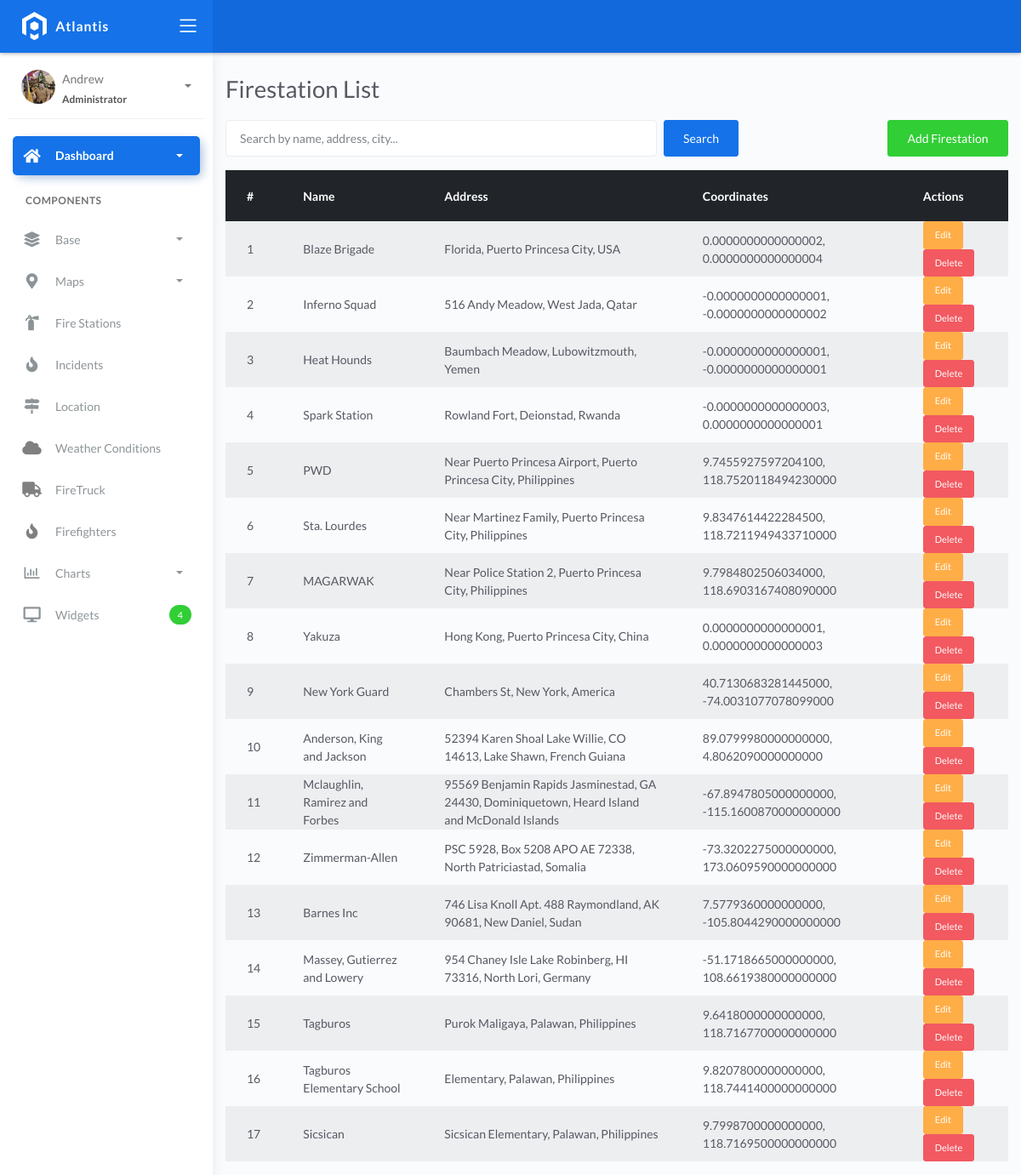
/firestation_list/, run on the app's committed database.
### fire/models.py (models this page shows, shortened)
class BaseModel(models.Model):
    created_at = models.DateTimeField(auto_now_add=True, db_index=True)
    updated_at = models.DateTimeField(auto_now=True)
    class Meta:
        abstract = True

class FireStation(BaseModel):
    name = models.CharField(max_length=150)
    latitude = models.DecimalField(
        max_digits=22, decimal_places=16, null=True, blank=True)
    longitude = models.DecimalField(
        max_digits=22, decimal_places=16, null=True, blank=True)
    address = models.CharField(max_length=150)
    city = models.CharField(max_length=150)  # can be in separate table
    country = models.CharField(max_length=150)  # can be in separate table

### fire/views.py (the view, shortened to what this page needs)
# urls.py: path('firestation_list/', firestationListView.as_view(), name='station-list'),
class firestationListView(ListView):
    model = FireStation
    template_name = 'firestation_list.html'
    context_object_name = 'Firestations'
    paginate_by = 25
    def get_queryset(self, *args, **kwargs):
        qs = super().get_queryset(*args, **kwargs)
        query = self.request.GET.get("q")
        return qs

### templates/firestation_list.html (shortened to what this page needs)
{% extends "base.html" %}
{% block content %}
    <div class="container mt-4">
        <h1 class="mb-3">Firestation List</h1>
        <div class="row mb-3">
            <div class="col-md-8">
                <form method="get" class="form-inline">
                    <input type="text" name="q" class="form-control mr-2 flex-grow-1" placeholder="Search by name, address, city..." value="{{ request.GET.q|default_if_none:'' }}">
                    <button type="submit" class="btn btn-primary">Search</button>
                </form>
            </div>
            <div class="col-md-4 text-md-right">
                <a href="{% url 'firestation-add' %}" class="btn btn-success">Add Firestation</a>
            </div>
        </div>
        <table class="table table-striped table-hover">
            <thead class="table-dark">
                <tr>
                    <th>#</th>
                    <th>Name</th>
                    <th>Address</th>
                    <th>Coordinates</th>
                    <th>Actions</th>
                </tr>
            </thead>
            <tbody>
                {% for firestation in Firestations %}
                    <tr>
                        <td>{{ forloop.counter }}</td>
                        <td>{{ firestation.name }}</td>
                        <td>{{ firestation.address }}, {{ firestation.city }}, {{ firestation.country }}</td>
                        <td>{{ firestation.latitude }}, {{ firestation.longitude }}</td>
                        <td>
                            <a href="{% url 'firestation-update' firestation.pk %}" class="btn btn-sm btn-warning">Edit</a>
                            <a href="{% url 'firestation-delete' firestation.pk %}" class="btn btn-sm btn-danger">Delete</a>
                        </td>
                    </tr>
                {% empty %}
                    <tr>
                        <td colspan="5" class="text-center">No firestations available.</td>
                    </tr>
                {% endfor %}
            </tbody>
        </table>
    </div>
{% endblock %}

### data on the page
FireStation: name "Blaze Brigade", address "Florida", city "Puerto Princesa City", country "USA", latitude "0.0000000000000002", longitude "0.0000000000000004"
FireStation: name "Inferno Squad", address "516 Andy Meadow", city "West Jada", country "Qatar", latitude "-0.0000000000000001", longitude "-0.0000000000000002"
FireStation: name "Heat Hounds", address "Baumbach Meadow", city "Lubowitzmouth", country "Yemen", latitude "-0.0000000000000001", longitude "-0.0000000000000001"
FireStation: name "Spark Station", address "Rowland Fort", city "Deionstad", country "Rwanda", latitude "-0.0000000000000003", longitude "0.0000000000000001"
FireStation: name "PWD", address "Near Puerto Princesa Airport", city "Puerto Princesa City", country "Philippines", latitude "9.7455927597204100", longitude "118.7520118494230000"
FireStation: name "Sta. Lourdes", address "Near Martinez Family", city "Puerto Princesa City", country "Philippines", latitude "9.8347614422284500", longitude "118.7211949433710000"
FireStation: name "MAGARWAK", address "Near Police Station 2", city "Puerto Princesa City", country "Philippines", latitude "9.7984802506034000", longitude "118.6903167408090000"
FireStation: name "Yakuza", address "Hong Kong", city "Puerto Princesa City", country "China", latitude "0.0000000000000001", longitude "0.0000000000000003"
FireStation: name "New York Guard", address "Chambers St", city "New York", country "America", latitude "40.7130683281445000", longitude "-74.0031077078099000"
FireStation: name "Anderson, King and Jackson", address "52394 Karen Shoal Lake Willie, CO 14613", city "Lake Shawn", country "French Guiana", latitude "89.0799980000000000", longitude "4.8062090000000000"
FireStation: name "Mclaughlin, Ramirez and Forbes", address "95569 Benjamin Rapids Jasminestad, GA 24430", city "Dominiquetown", country "Heard Island and McDonald Islands", latitude "-67.8947805000000000", longitude "-115.1600870000000000"
FireStation: name "Zimmerman-Allen", address "PSC 5928, Box 5208 APO AE 72338", city "North Patriciastad", country "Somalia", latitude "-73.3202275000000000", longitude "173.0609590000000000"
FireStation: name "Barnes Inc", address "746 Lisa Knoll Apt. 488 Raymondland, AK 90681", city "New Daniel", country "Sudan", latitude "7.5779360000000000", longitude "-105.8044290000000000"
FireStation: name "Massey, Gutierrez and Lowery", address "954 Chaney Isle Lake Robinberg, HI 73316", city "North Lori", country "Germany", latitude "-51.1718665000000000", longitude "108.6619380000000000"
FireStation: name "Tagburos", address "Purok Maligaya", city "Palawan", country "Philippines", latitude "9.6418000000000000", longitude "118.7167700000000000"
FireStation: name "Tagburos Elementary School", address "Elementary", city "Palawan", country "Philippines", latitude "9.8207800000000000", longitude "118.7441400000000000"
FireStation: name "Sicsican", address "Sicsican Elementary", city "Palawan", country "Philippines", latitude "9.7998700000000000", longitude "118.7169500000000000"
